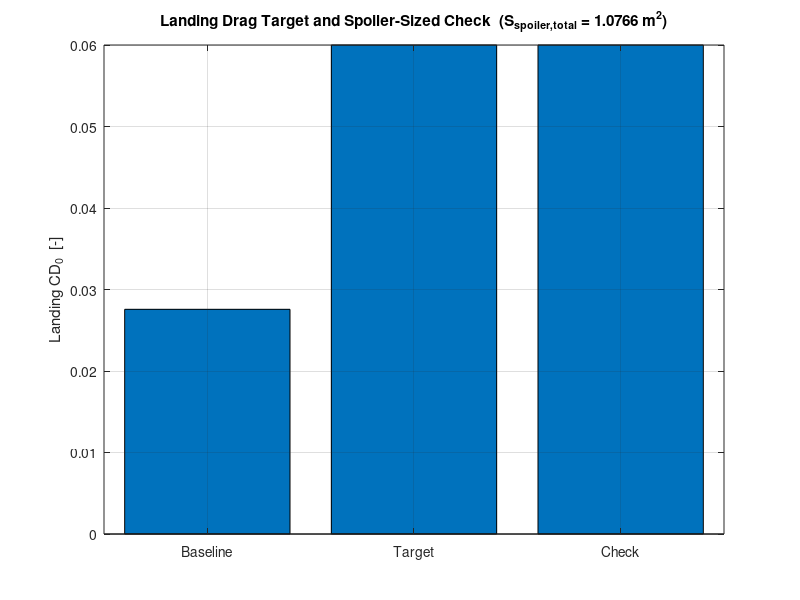

Recreate this plot in MATLAB.
% SpoilerSizing.m
% =========================================================================
% SPOILER AREA SIZING — Landing CD0 Increase via Upper-Surface Spoilers
%
% Goal:
%   Estimate the total spoiler planform area required to achieve a desired
%   landing parasite-drag coefficient (CD0) increase.
%
% Model:
%   1) Compute the additional drag coefficient needed in landing:
%        Delta_CD0 = CD0_landing_target - CD0_landing_baseline
%
%   2) Convert that to an equivalent drag area using the wing reference area:
%        A_spoiler_eq = Delta_CD0 * S_ref
%
%   3) Model the deployed spoiler as a flat plate at a deflection angle theta
%      above the wing, with drag acting on its projected area:
%        A_proj = S_spoiler_total * sin(theta)
%        A_spoiler_eq = Cd_spoiler_normal * A_proj
%
%   4) Solve for the required total spoiler planform area:
%        S_spoiler_total = A_spoiler_eq / (Cd_spoiler_normal * sin(theta))
%
% Notes:
%   - The 60 deg spoiler angle is assumed to be measured from the wing
%     surface / local chord line toward the free stream. If your convention
%     is measured from the normal direction instead, swap sin() for cos().
%   - Cd_spoiler_normal is an engineering estimate for a bluff plate normal
%     to the flow. Replace this with wind-tunnel, CFD, or handbook data if
%     you have spoiler-specific coefficients.
%
% Sources used beyond the attached files:
%   NASA Glenn Research Center, "Drag Coefficient" — Cd definition and
%   reference-area convention:
%     Cd = D / (0.5 * rho * V^2 * A)
%   NASA Glenn Research Center, "Shape Effects on Drag" — flat plate as a
%   high-drag bluff-body baseline and dependence on inclination.
%   Typical flat-plate-normal drag coefficient used here by default:
%     Cd_spoiler_normal = 1.28 (common textbook value for a flat plate
%     normal to the flow; update if your spoiler geometry is different).
%
% All quantities SI unless stated otherwise.
% =========================================================================

clear; clc; close all;

% =========================================================================
%  SECTION 1 — INPUTS
% =========================================================================

% Landing drag target and baseline (without spoilers).
% Set these to match your airplane's landing configuration.
CD0_landing_target   = 0.060;   % desired total landing CD0            [-]
CD0_landing_baseline = 0.02757;   % current landing CD0 without spoilers  [-]

% Wing reference area used to normalize CD0.
% Use the same S_ref used in your drag build-up.
S_ref = 36.80;                  % wing reference area                   [m^2]

% Spoiler geometry and drag model.
spoiler_deflection_deg = 60.0;  % spoiler angle above wing surface       [deg]
Cd_spoiler_normal      = 1.28;  % normal-to-flow drag coefficient        [-]

% Optional split into multiple equal-area spoiler panels.
% The script solves the total area, then divides by this count.
n_spoilers = 2;                % number of spoiler panels               [-]

% =========================================================================
%  SECTION 2 — REQUIRED DRAG INCREMENT
% =========================================================================

Delta_CD0_req = CD0_landing_target - CD0_landing_baseline;

if Delta_CD0_req <= 0
    error('Target CD0 must be greater than baseline CD0. Current Delta_CD0 = %.5f', Delta_CD0_req);
end

% Equivalent parasite-drag area required from spoilers.
A_spoiler_eq = Delta_CD0_req * S_ref;     % [m^2]

% =========================================================================
%  SECTION 3 — SPOILER AREA SOLUTION
% =========================================================================
% For a spoiler on the upper wing surface:
%   A_proj = S_spoiler_total * sin(theta)
%   A_spoiler_eq = Cd_spoiler_normal * A_proj
%
% Therefore:
%   S_spoiler_total = (Delta_CD0_req * S_ref) / (Cd_spoiler_normal * sin(theta))

spoiler_deflection_rad = deg2rad(spoiler_deflection_deg);
projection_factor      = sin(spoiler_deflection_rad);

if projection_factor <= 0
    error('Spoiler deflection angle must produce a positive projected area.');
end

S_spoiler_total = A_spoiler_eq / (Cd_spoiler_normal * projection_factor);  % [m^2]
S_spoiler_each  = S_spoiler_total / n_spoilers;                            % [m^2]

% Back-check the achieved CD0 increment from the solved area.
Delta_CD0_check = (Cd_spoiler_normal * S_spoiler_total * projection_factor) / S_ref;
CD0_landing_check = CD0_landing_baseline + Delta_CD0_check;

% Useful ratios for sanity checking.
spoiler_to_wing_ratio = S_spoiler_total / S_ref;
projected_area_total   = S_spoiler_total * projection_factor;

% =========================================================================
%  SECTION 4 — CONSOLE OUTPUT
% =========================================================================

fprintf('\n');
fprintf('==========================================================================\n');
fprintf('  SPOILER AREA SIZING FOR LANDING CD0 TARGET\n');
fprintf('==========================================================================\n\n');

fprintf('  Inputs\n');
fprintf('    CD0_landing_target   = %.5f\n', CD0_landing_target);
fprintf('    CD0_landing_baseline = %.5f\n', CD0_landing_baseline);
fprintf('    S_ref                = %.3f m^2\n', S_ref);
fprintf('    Spoiler angle        = %.1f deg\n', spoiler_deflection_deg);
fprintf('    Cd_spoiler_normal    = %.3f\n\n', Cd_spoiler_normal);

fprintf('  Required Increment\n');
fprintf('    Delta_CD0_req        = %.5f\n', Delta_CD0_req);
fprintf('    A_spoiler_eq         = %.5f m^2 (equivalent drag area)\n\n', A_spoiler_eq);

fprintf('  Solved Spoiler Area\n');
fprintf('    Projection factor    = sin(%.1f deg) = %.4f\n', spoiler_deflection_deg, projection_factor);
fprintf('    Total spoiler area   = %.5f m^2\n', S_spoiler_total);
fprintf('    Area per spoiler     = %.5f m^2  (%d equal panels)\n', S_spoiler_each, n_spoilers);
fprintf('    Total projected area = %.5f m^2\n\n', projected_area_total);

fprintf('  Back-Check\n');
fprintf('    Achieved Delta_CD0   = %.5f\n', Delta_CD0_check);
fprintf('    Landing CD0 checked  = %.5f\n', CD0_landing_check);
fprintf('    Spoiler/Wing ratio   = %.3f %%\n\n', 100 * spoiler_to_wing_ratio);

fprintf('==========================================================================\n');
fprintf('  RESULT: Use a total spoiler planform area of %.5f m^2\n', S_spoiler_total);
fprintf('==========================================================================\n\n');

% =========================================================================
%  SECTION 5 — OPTIONAL SIMPLE PLOT
% =========================================================================

figure('Name','Spoiler Area Sizing','Units','normalized','Position',[0.18 0.20 0.50 0.42]);
bar([CD0_landing_baseline, CD0_landing_target, CD0_landing_check]);
xticks(1:3);
xticklabels({'Baseline','Target','Check'});
ylabel('Landing CD_0  [-]');
title(sprintf('Landing Drag Target and Spoiler-Sized Check  (S_{spoiler,total} = %.4f m^2)', S_spoiler_total));
grid on;
box on;
